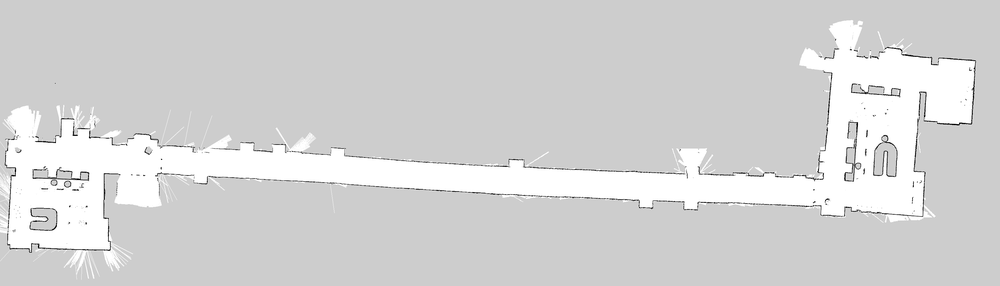
#> input picture utilities/map_mashup.pgm, 1000 x 286 px, shrunk from 3236 x 926 before the run, found by its file name
$ python safety_buble.py
#> lines starting #> are read from the running program, lines starting #| are printed output that depends on the picture; after the words box and inside, x2 and y2 are one past the last pixel; in counts of white or black regions, pixels touching at a corner belong together
import numpy as np
from PIL import Image
import matplotlib.pyplot as plt

def create_circular_mask(radius):
    diameter = 2 * radius + 1
    mask = np.zeros((diameter, diameter), dtype=np.uint8)
    center = radius
    for i in range(diameter):
        for j in range(diameter):
            if (i - center) ** 2 + (j - center) ** 2 <= radius ** 2:
                mask[i, j] = 1
    return mask

def apply_obstacle_radius_with_mask(map, obstacle, mask, radius):
    height, width = map.shape
    mask_diameter = mask.shape[0]

    for x, y in obstacle:
        x_start = max(0, x - radius)
        y_start = max(0, y - radius)
        x_end = min(width, x + radius + 1)
        y_end = min(height, y + radius + 1)

        for i in range(x_start, x_end):
            for j in range(y_start, y_end):
                if map[j, i] != 0:
                    mask_x = i - (x - radius)
                    mask_y = j - (y - radius)
                    if mask[mask_y, mask_x]:
                        map[j, i] = 0
    return map

# Load the image and convert it to a numpy array
with Image.open("car4_autonomous/utilities/map_mashup.pgm") as img:
#> img is the input picture: PIL image 1000x286 L; min 0, max 255, mean 212.5
    map = np.array(img)

# Find the coordinates of obstacle pixels
y, x = np.where(map == 0)
#> y = [55, 111, 124, 170, 179, 179]; x = [910, 828, 954, 15, 77, 78]
obstacle = list(zip(x, y))
#> obstacle = [(910, 55), (828, 111), (954, 124), (15, 170), (77, 179), (78, 179)]

# Define the radius around each obstacle pixel
radius = 12 #0.3m

# Create the circular mask
circular_mask = create_circular_mask(radius)

# Apply the obstacle radius with the circular mask
updated_map = apply_obstacle_radius_with_mask(map, obstacle, circular_mask, radius)
#> the loop in apply_obstacle_radius_with_mask, `for x, y in obstacle:` made 6 passes
#> (x, y, x_start, y_start, x_end, y_end) on passes 1 to 6: (910, 55, 898, 43, 923, 68), (828, 111, 816, 99, 841, 124), (954, 124, 942, 112, 967, 137), (15, 170, 3, 158, 28, 183), (77, 179, 65, 167, 90, 192), (78, 179, 66, 167, 91, 192)
#> after the loop in apply_obstacle_radius_with_mask, `for x, y in obstacle:`:
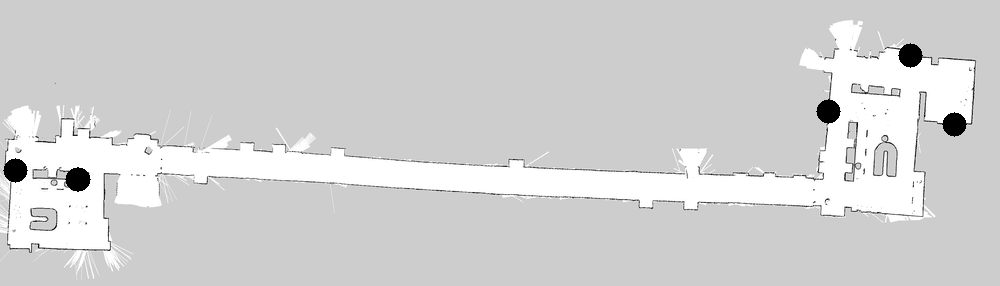
#> map: shape (286, 1000); 0.78% of pixels changed, all inside (x1, y1, x2, y2) = (3, 43, 967, 192)

# Save the updated map as an image
updated_img = Image.fromarray(updated_map)
updated_img.save("car4_autonomous/utilities/map_mashup_with_safety_bubble.pgm")

plt.imshow(updated_img, cmap='gray')
plt.show()

$ run again, with utilities/map_lifelong_HR (copy).pgm copied over utilities/map_mashup.pgm
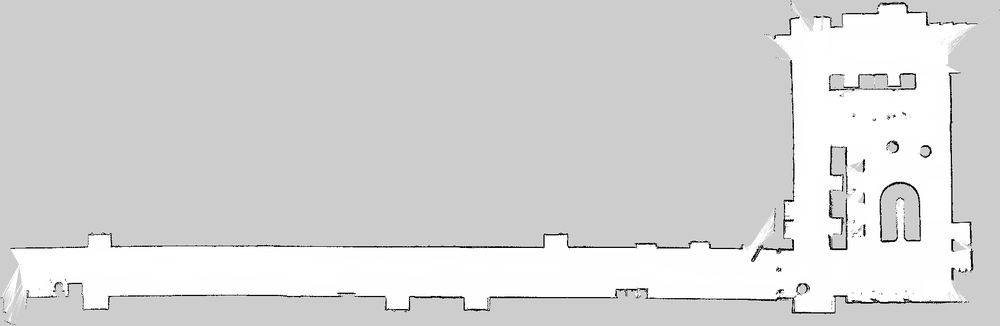
#> input picture utilities/map_lifelong_HR (copy).pgm, 1000 x 326 px, shrunk from 1829 x 597 before the run, found by its file name
#> img is the input picture: PIL image 1000x326 L; min 0, max 255, mean 214.5
#> `y, x = np.where(map == 0)`: y = 506 values from 3 to 313; x = 506 values, max 972 at index 276, min 62 at index 213, mean 759.9
#> obstacle = 506 pairs, first value 62 to 972, second value 3 to 313
#> the loop in apply_obstacle_radius_with_mask, `for x, y in obstacle:` made 506 passes
#> (x, y, x_start, y_start, x_end, y_end) on passes 1 to 3: (883, 3, 871, 0, 896, 16), (889, 3, 877, 0, 902, 16), (890, 3, 878, 0, 903, 16)
#> after the loop in apply_obstacle_radius_with_mask, `for x, y in obstacle:`:
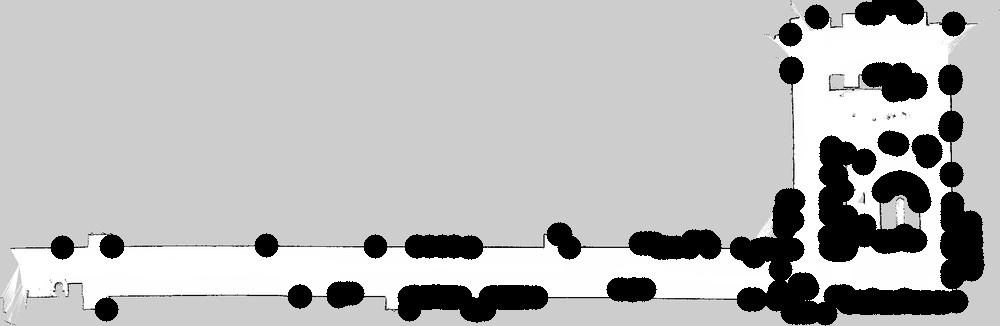
#> map: shape (326, 1000); 13.15% of pixels changed, all inside (x1, y1, x2, y2) = (50, 0, 985, 326)
